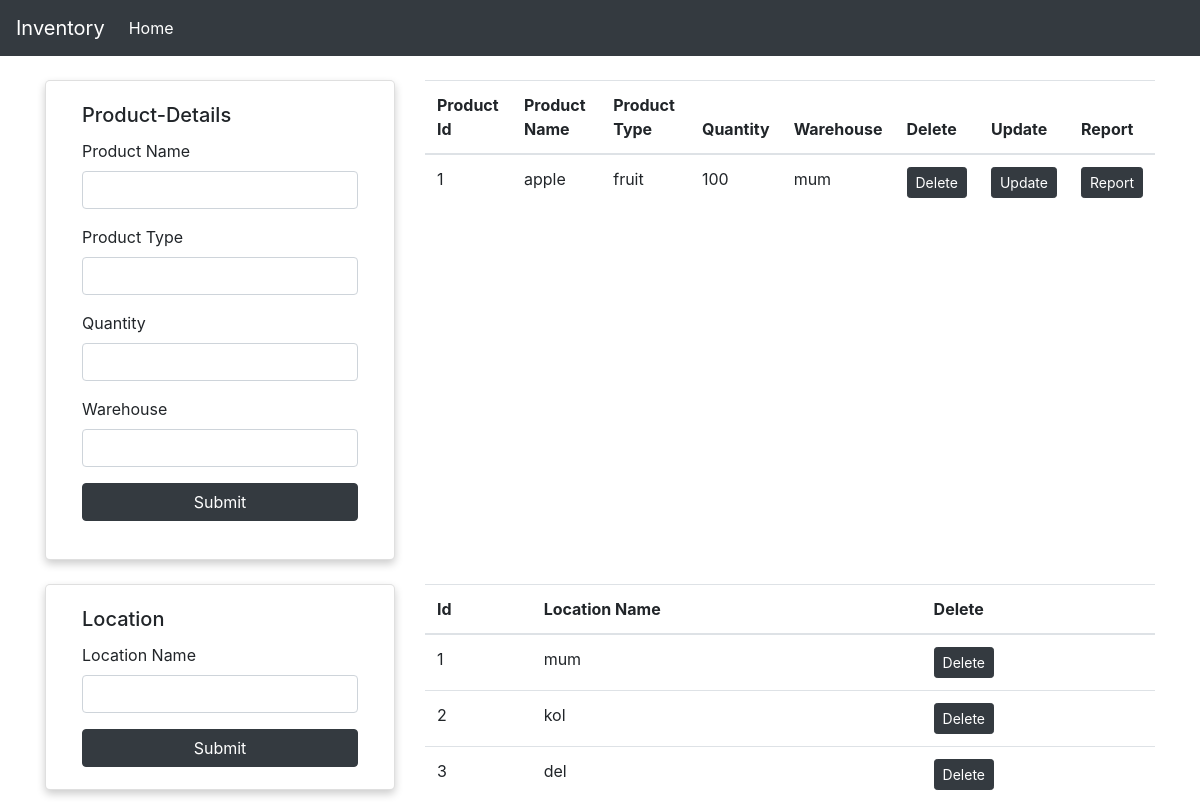
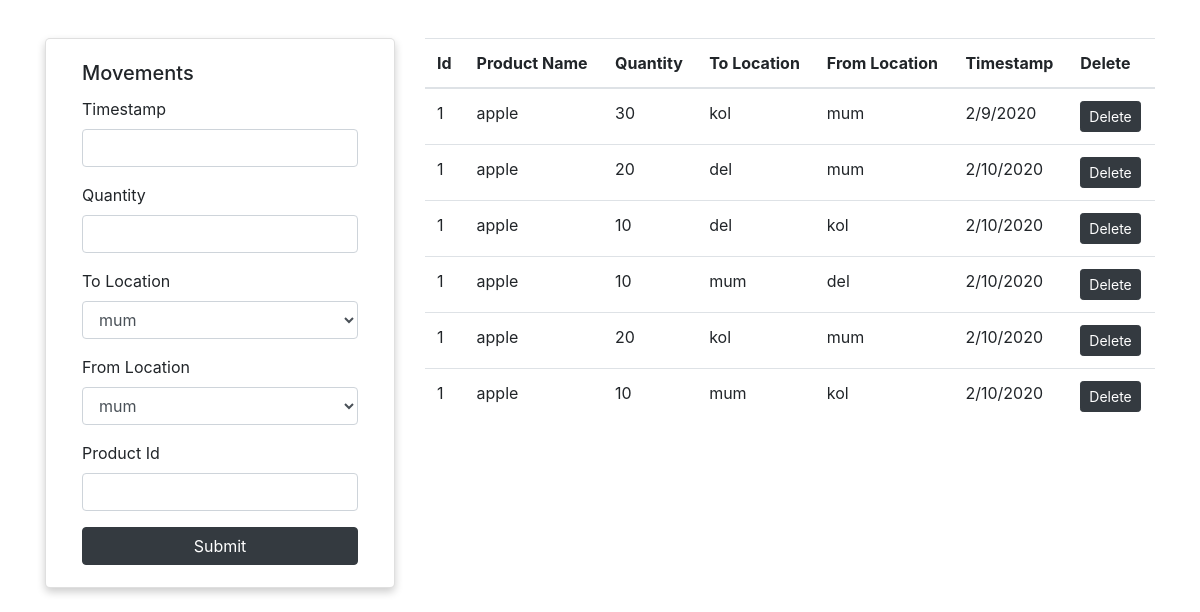
Before: / with the older database file (2 pictures, top to bottom).
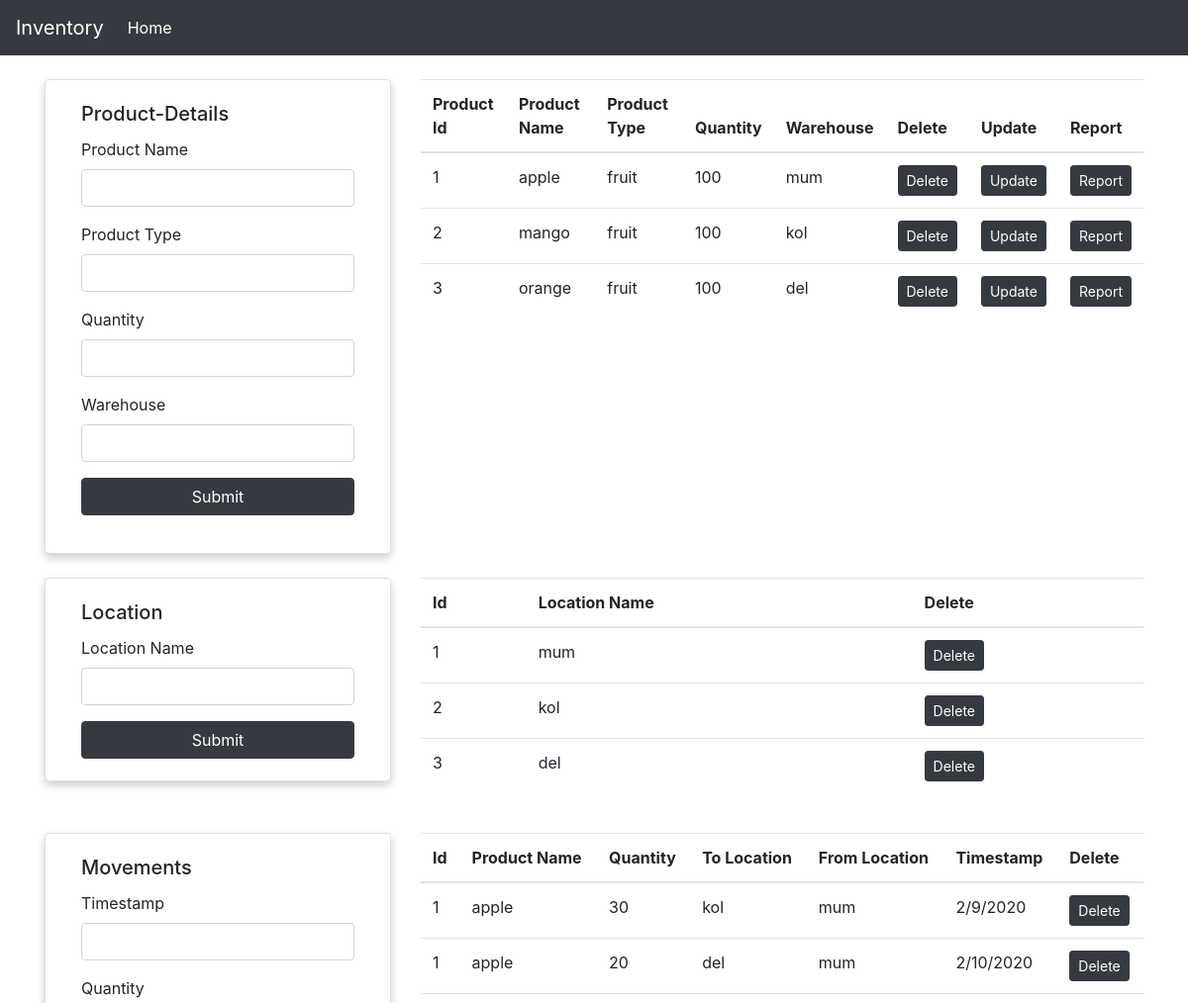
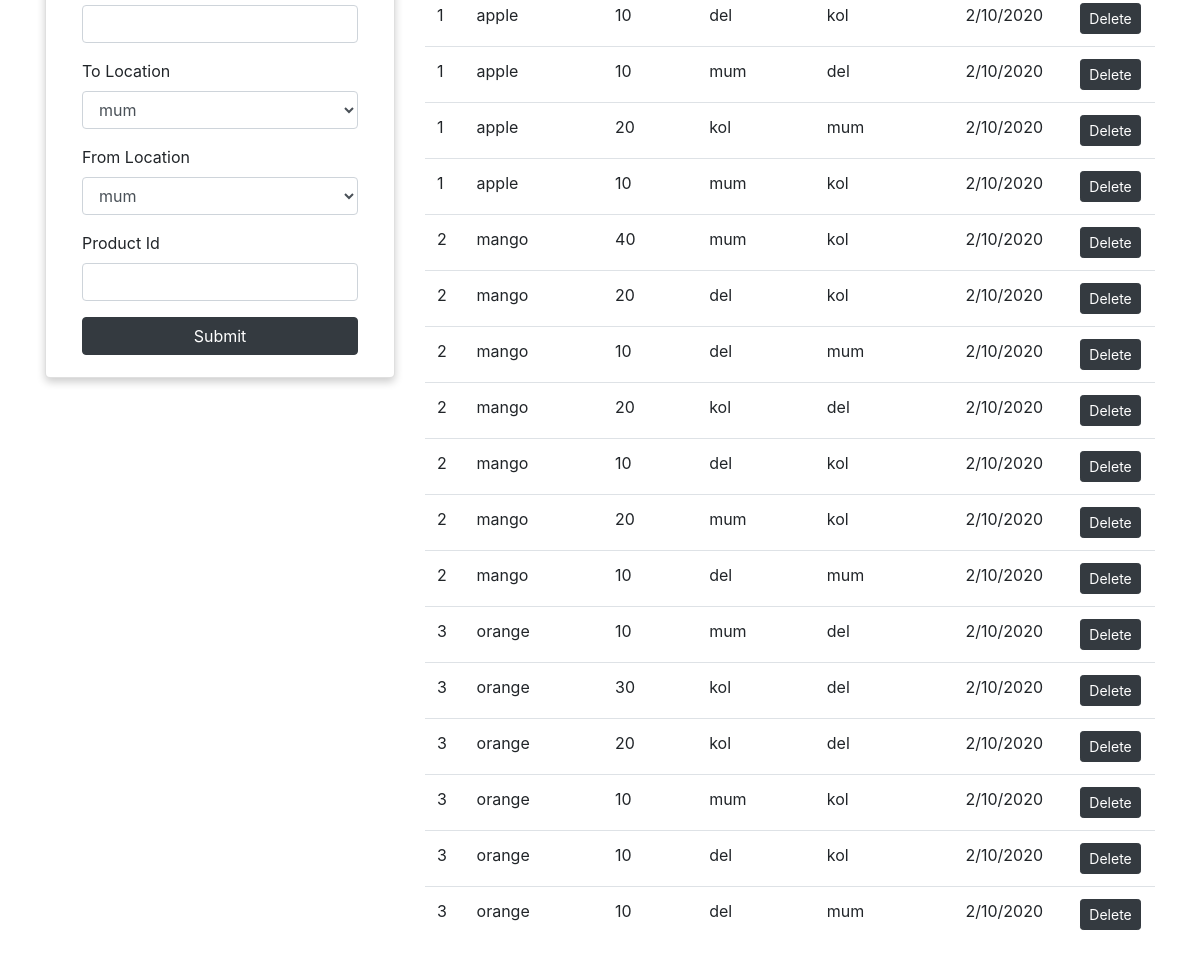
After: the same page with the newer database file (2 pictures, top to bottom).
### app.py (models this page shows)
class Product(db.Model):
    id = db.Column(db.Integer,primary_key=True, autoincrement=True)
    product_name = db.Column(db.String(200))
    product_type = db.Column(db.String(200))
    quantity = db.Column(db.String(200))
    warehouse = db.Column(db.String(200))
    movements = db.relationship('Movement', backref="user2")

class Location(db.Model):
    id = db.Column(db.Integer,primary_key=True, autoincrement=True)
    location_name = db.Column(db.String(200))

class Movement(db.Model):
    id = db.Column(db.Integer, primary_key=True)
    timestamp = db.Column(db.String(200))
    to_location = db.Column(db.String(200))
    from_location = db.Column(db.String(200))
    product_id = db.Column(db.Integer, db.ForeignKey('product.id'))
    quantity = db.Column(db.Integer)

### app.py (the view, shortened to what this page needs)
@app.route('/',methods=['GET','POST'])
def get():
    if request.method == "GET":
        user1s = Product.query.all()
        locations = Location.query.all()
        movements = db.session.query(Product, Movement).filter(Product.id == Movement.product_id ).all()
        page ='home'
        user = Product(id='',product_name='',product_type='',quantity='',warehouse='')
        return render_template('home.html',user1s=user1s,locations=locations,movements=movements,page=page,user=user)

### templates/home.html (shortened to what this page needs)
{% extends 'index.html' %}
{% block content %}
<br>
<div class="row">
    <div class="col-lg-4">
        <div class="card" >
            <div class="card-body">
                <h5 class="card-title">Product-Details</h5>
                {% if page == 'home' %}
                <form action="/" method="POST" class="form-group">
                {% endif %}
                    <div class="form-group">
                        <label for="">Product Name</label>
                        <input type="text" name="product_name" class="form-control" value={{user.product_name}}>
                    </div>
                    <div class="form-group">
                        <label for="">Product Type</label>
                        <input type="text" name="product_type" class="form-control" value={{user.product_type}}>
                    </div>
                    <div class="form-group">
                        <label for="">Quantity</label>
                        <input type="text" name="quantity" class="form-control" value={{user.quantity}}>
                    </div>
                    <div class="form-group">
                        <label for="">Warehouse</label>
                        <input type="text" name="warehouse" class="form-control" value={{user.warehouse}}>
                    </div>
                    <button class="btn btn-block btn-dark">Submit</button>
                </form>
            </div>
        </div>
    </div>
    <div class="col-lg-8">
        <table class="table">
            <thead>
                <th>Product Id</th>
                <th>Product Name</th>
                <th>Product Type</th>
                <th>Quantity</th>
                <th>Warehouse</th>
                <th>Delete</th>
                <th>Update</th>
                <th>Report</th>
            </thead>
            <tbody>
                {% for i in user1s %}
                <tr>
                    <td>{{ i.id }}</td>
                    <td>{{ i.product_name }}</td>
                    <td>{{ i.product_type }}</td>
                    <td>{{ i.quantity }}</td>
                    <td>{{ i.warehouse }}</td>
                    <td>
                        <a href='/delete_product/{{i.id}}' class="btn btn-sm btn-dark">Delete</a>
                    </td>
                    <td>
                        <a href='/update_product/{{i.id}}' class="btn btn-sm btn-dark">Update</a>
                    </td>
                    <td>
                        <a href='/report/{{i.id}}' class="btn btn-sm btn-dark">Report</a>
                    </td>
                </tr>
                {% endfor %}
            </tbody>
        </table>
    </div>
</div>
<br>
<div class="row">
    <div class="col-lg-4">
        <div class="card" >
            <div class="card-body">
                <h5 class="card-title">Location</h5>
                <form method="POST" action="/add_location">
                    <div class="form-group">
                        <label for="">Location Name</label>
                        <input type="text" name="location_name" class="form-control" >
                    </div>
                    <button class="btn btn-block btn-dark">Submit</button>
                </form>
            </div>
        </div>
    </div>
    <div class="col-lg-8">
        <table class="table">
            <thead>
                <th>Id</th>
                <th>Location Name</th>
                <th>Delete</th>
            </thead>
            <tbody>
                {% for i in locations %}
                <tr>
                    <td>{{ i.id }}</td>
                    <td>{{ i.location_name }}</td>
                    <td>
                        <a href='/delete_location/{{i.id}}' class="btn btn-sm btn-dark">Delete</a>
                    </td>
                </tr>
                {% endfor %}
            </tbody>
        </table>
    </div>
</div>
<br>
<div class="row">
    <div class="col-lg-4">
        <div class="card" >
            <div class="card-body">
                <h5 class="card-title">Movements</h5>
                <form method="POST" action="/add_movement">
                    <div class="form-group">
                        <label for="">Timestamp</label>
                        <input type="text" name="timestamp" class="form-control" >
                    </div>
                    <div class="form-group">
                        <label for="">Quantity</label>
                        <input type="text" name="quantity" class="form-control" >
                    </div>
                    <div class="form-group">
                        <label for="">To Location</label>
                        <select class="form-control" name="to_location" id="to_location">
                            {% for i in locations %}
                            <option value="{{i.location_name}}">{{i.location_name}}</option>
                            {% endfor %}
                        </select>
                    </div>
                    <div class="form-group">
                        <label for="">From Location</label>
                        <select class="form-control" name="from_location" id="from_location">
                            {% for i in locations %}
                            <option value="{{i.location_name}}">{{i.location_name}}</option>
                            {% endfor %}
                        </select>
                    </div>
                    <div class="form-group">
                        <label for="">Product Id</label>
                        <input type="text" name="product_id" class="form-control" >
                    </div>
                    <button class="btn btn-block btn-dark">Submit</button>
                </form>
            </div>
        </div>
    </div>
    <div class="col-lg-8">
        <table class="table">
            <thead>
                <th>Id</th>
                <th>Product Name</th>
                <th>Quantity</th>
                <th>To Location</th>
                <th>From Location</th>
                <th>Timestamp</th>
                <th>Delete</th>
            </thead>
            <tbody>
                {% for i in movements %}
                <tr>
                    <td>{{ i.Product.id }}</td>
                    <td>{{ i.Product.product_name }}</td>
                    <td>{{ i.Movement.quantity }}</td>
                    <td>{{ i.Movement.to_location }}</td>
                    <td>{{ i.Movement.from_location }}</td>
                    <td>{{ i.Movement.timestamp }}</td>
                    <td>
                        <a href='/delete_movement/{{i.Movement.id}}' class="btn btn-sm btn-dark">Delete</a>
                    </td>
                </tr>
                {% endfor %}
            </tbody>
        </table>
    </div>
</div>
<br>
{% endblock %}

### templates/index.html (shortened to what this page needs)
<!DOCTYPE html>
<html lang="en">
<head>
    <link rel="stylesheet" href="https://stackpath.bootstrapcdn.com/bootstrap/4.3.1/css/bootstrap.min.css">    <title>Document</title>
    <link rel="stylesheet" href="/Include/css/style.css" />
</head>
<body>
    <nav class="navbar navbar-expand-lg navbar-dark bg-dark">
        <a class="navbar-brand" href="#">Inventory</a>
        <div class="collapse navbar-collapse" id="navbarNavAltMarkup">
          <div class="navbar-nav">
            <a class="nav-item nav-link active" href="#">Home <span class="sr-only">(current)</span></a>
          </div>
        </div>
      </nav>
    <div class="container">
    {% block content %}{% endblock %}
</div>
</body>
</html>

### Include/css/style.css (style rules this page uses)
.card { box-shadow: 0 4px 8px 0 rgba(0,0,0,0.2); transition: 0.3s; border-radius: 5px; padding: 2px 16px; }

Changed rows visible on the page:
added Product: id "2", product_name "mango", product_type "fruit", quantity "100", warehouse "kol", Product.id "2", Product.product_name "mango", Movement.quantity "40", Movement.to_location "mum", Movement.from_location "kol", Movement.timestamp "2/10/2020", Movement.quantity "20", Movement.to_location "del", Movement.quantity "10", Movement.from_location "mum", Movement.to_location "kol", Movement.from_location "del"
added Product: id "3", product_name "orange", product_type "fruit", quantity "100", warehouse "del", Product.id "3", Product.product_name "orange", Movement.quantity "10", Movement.to_location "mum", Movement.from_location "del", Movement.timestamp "2/10/2020", Movement.quantity "30", Movement.to_location "kol", Movement.quantity "20", Movement.from_location "kol", Movement.to_location "del", Movement.from_location "mum"
